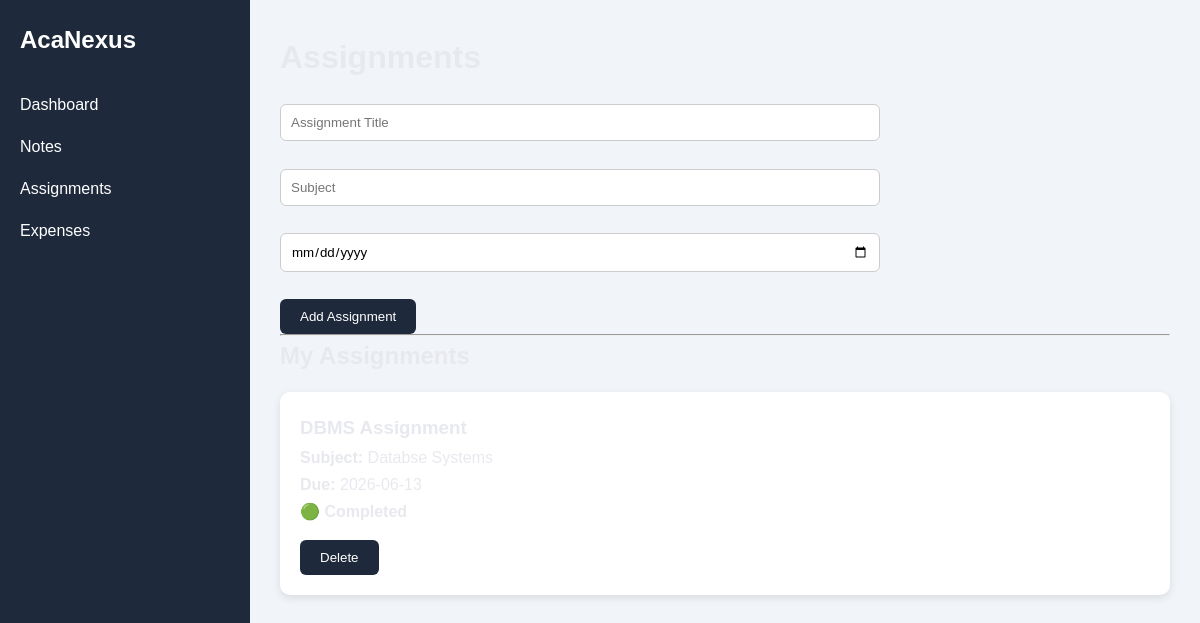
/assignments, run on an earlier commit of the app's database.
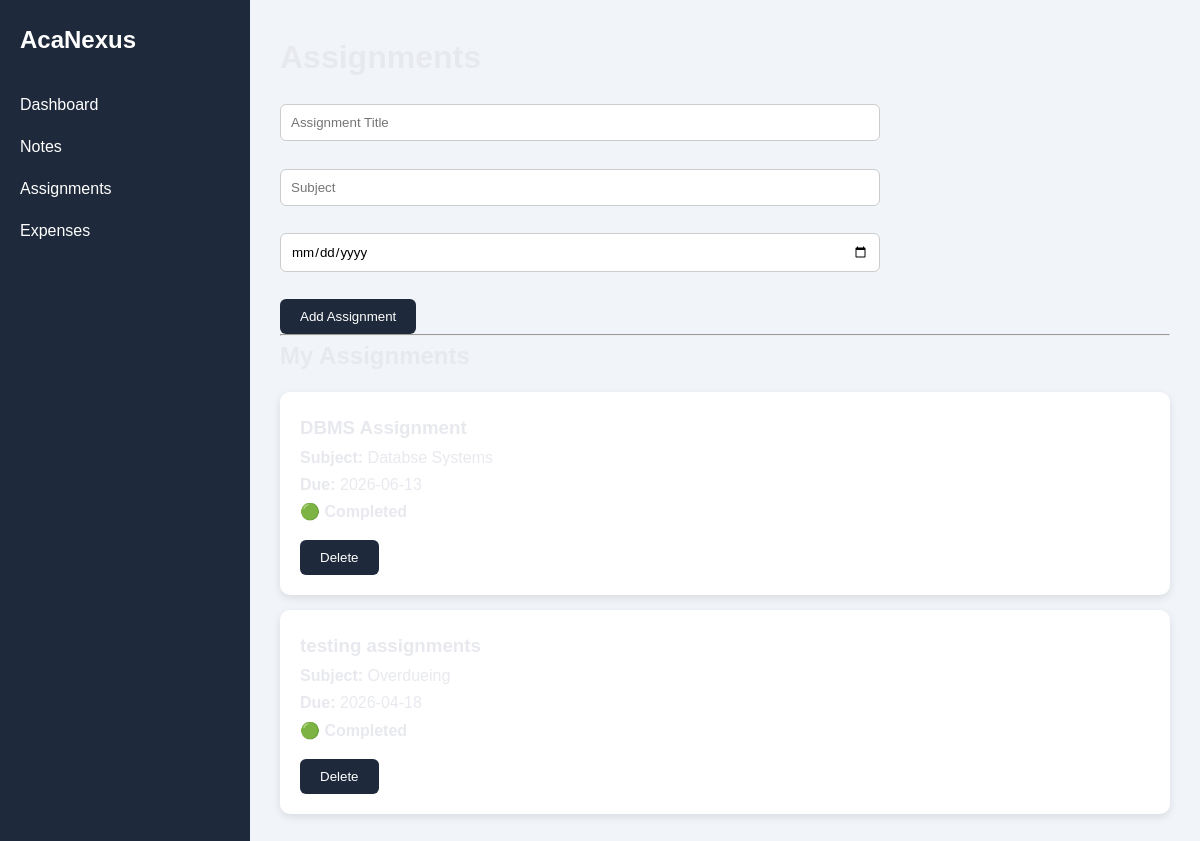
And on a later commit of the database.
### tables this page shows
CREATE TABLE assignments (
    id INTEGER PRIMARY KEY AUTOINCREMENT,
    title TEXT NOT NULL,
    subject TEXT NOT NULL,
    due_date TEXT NOT NULL,
    status TEXT DEFAULT 'Pending'
);

### app.py (the view, shortened to what this page needs)
@app.route("/assignments", methods=["GET", "POST"])
def assignments():
    conn = sqlite3.connect("database/acanexus.db")
    cursor = conn.cursor()
    cursor.execute("SELECT * FROM assignments")
    assignments = cursor.fetchall()
    today = date.today().isoformat()
    conn.close()
    return render_template(
        "assignments.html",
        assignments=assignments,
        today=today
    )

### templates/assignments.html (shortened to what this page needs)
{% extends "base.html" %} {% block content %}
<h1>Assignments</h1>
<form method="POST">
  <input type="text" name="title" placeholder="Assignment Title" required />
  <br /><br />
  <input type="text" name="subject" placeholder="Subject" required />
  <br /><br />
  <input type="date" name="due_date" required />
  <br /><br />
  <button type="submit">Add Assignment</button>
</form>
<hr />
<h2>My Assignments</h2>
{% for assignment in assignments %}
<div class="note-card">
  <h3>{{ assignment[1] }}</h3>
  <p><strong>Subject:</strong> {{ assignment[2] }}</p>
  <p><strong>Due:</strong> {{ assignment[3] }}</p>
  {% if assignment[4] == "Completed" %}
  <p class="status-completed">🟢 Completed</p>
  {% elif assignment[3] < today %}
  <p class="status-overdue">🔴 Overdue</p>
  {% else %}
  <p class="status-pending">🟡 Pending</p>
  {% endif %}
  <div class="note-actions">
    <a
      href="/delete_assignment/{{ assignment[0] }}"
      onclick="return confirm('Delete this assignment?');"
    >
      <button>Delete</button>
    </a>
  </div>
</div>
{% endfor %} {% endblock %}

### templates/base.html (shortened to what this page needs)
<!doctype html>
<html>
  <head>
    <link
      rel="stylesheet"
      href="{{ url_for('static', filename='css/style.css') }}"
    />
  </head>
  <body>
    <div class="dashboard-container">
      <div class="sidebar">
        <h2>AcaNexus</h2>
        <ul>
          <li>
            <a href="/dashboard">Dashboard</a>
          </li>
          <li>
            <a href="/notes">Notes</a>
          </li>
          <li>
            <a href="/assignments">Assignments</a>
          </li>
          <li>
            <a href="/expenses">Expenses</a>
          </li>
        </ul>
      </div>
      <div class="main-content">{% block content %} {% endblock %}</div>
    </div>
  </body>
</html>

### static/css/style.css (style rules this page uses)
:root { --clr-bg: #0d0f14; --clr-surface: #141720; --clr-surface-2: #1c2030; --clr-border: rgba(255,255,255,0.07); --clr-gold: #d4a853; --clr-gold-light: #e8c27a; --clr-gold-dim: rgba(212, 168, 83, 0.15); --clr-text: #e8e9ee; --clr-text-muted: #8a8fa8; --clr-text-dim: #4e5368; --clr-highlight: #263254; --clr-highlight-border: #3a4f80; --ff-display: 'Playfair Display', Georgia, serif; --ff-body: 'DM Sans', 'Segoe UI', sans-serif; --fs-xs: 0.75rem; --fs-sm: 0.875rem; --fs-base: 1rem; --fs-lg: 1.125rem; --fs-xl: 1.25rem; --fs-2xl: 1.5rem; --fs-3xl: 2rem; --fs-4xl: 2.75rem; --fs-5xl: 3.75rem; --fs-6xl: 5rem; --space-1: 0.25rem; --space-2: 0.5rem; --space-3: 0.75rem; --space-4: 1rem; --space-6: 1.5rem; --space-8: 2rem; --space-10: 2.5rem; --space-12: 3rem; --space-16: 4rem; --space-20: 5rem; --space-24: 6rem; --max-width: 1200px; --nav-height: 72px; --radius-sm: 6px; --radius-md: 12px; --radius-lg: 20px; --radius-xl: 32px; --shadow-sm: 0 2px 8px rgba(0,0,0,0.3); --shadow-md: 0 8px 24px rgba(0,0,0,0.4); --shadow-lg: 0 20px 48px rgba(0,0,0,0.5); --shadow-gold: 0 0 32px rgba(212,168,83,0.2); --tr-fast: 0.15s ease; --tr-base: 0.25s ease; --tr-slow: 0.4s cubic-bezier(0.16, 1, 0.3, 1); }
*, *::before, *::after { box-sizing: border-box; margin: 0; padding: 0; }
html { scroll-behavior: smooth; font-size: 16px; -webkit-text-size-adjust: 100%; }
body { font-family: var(--ff-body); font-size: var(--fs-base); line-height: 1.7; color: var(--clr-text); background-color: var(--clr-bg); overflow-x: hidden; }
a { color: inherit; text-decoration: none; transition: color var(--tr-base); }
ul { list-style: none; }
* { margin:0; padding:0; box-sizing:border-box; font-family:Arial, sans-serif; }
.dashboard-container { display:flex; min-height:100vh; }
.sidebar { width:250px; background:#1e293b; color:white; padding:20px; }
.sidebar h2 { margin-bottom:30px; }
.sidebar ul { list-style:none; }
.sidebar li { margin:15px 0; }
.sidebar a { text-decoration:none; color:white; }
.main-content { flex:1; padding:30px; background:#f1f5f9; }
form { margin-top:20px; }
input, textarea { width:100%; max-width:600px; padding:10px; border:1px solid #ccc; border-radius:6px; }
button { padding:10px 20px; background:#1e293b; color:white; border:none; border-radius:6px; cursor:pointer; }
.note-card { background:white; padding:20px; margin-top:15px; border-radius:10px; box-shadow:0 3px 8px rgba(0,0,0,0.1); }
.note-actions { margin-top:15px; }
.note-actions a { text-decoration:none; }
.note-actions button { margin-right:10px; }
.status-completed { font-weight:bold; }

What changed in the data, as far as the page shows it:
added assignments: title "testing assignments", subject "Overdueing", due_date "2026-04-18", status "🟢 Completed"
